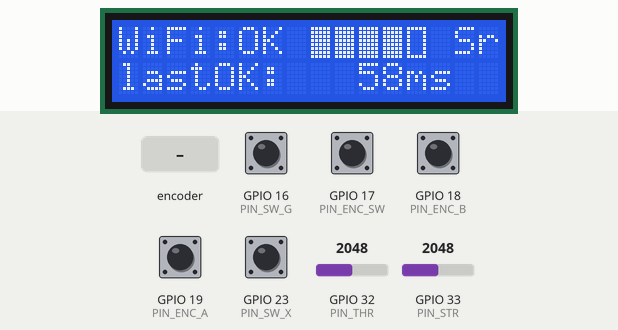
This sketch was run on a simulated ESP32. Parts: 16×2 character LCD. The inputs (shaded band) are chosen by the test bench; at power-on: GPIO 16 (PIN_SW_G), GPIO 17 (PIN_ENC_SW), GPIO 18 (PIN_ENC_B), GPIO 19 (PIN_ENC_A), GPIO 23 (PIN_SW_X) HIGH, GPIO 33 (PIN_STR) = 2048, GPIO 32 (PIN_THR) = 2048 (analog values on the 0–4095 scale). WiFi joins after 1.5 s; servers stay silent unless stated; uploads are accepted with an empty reply.

Above: at 2.5 s.
2.6 s: rotary encoder on GPIO 19 (PIN_ENC_A) / GPIO 18 (PIN_ENC_B) turned 3 steps (first pin leading)
At 4.8 s:
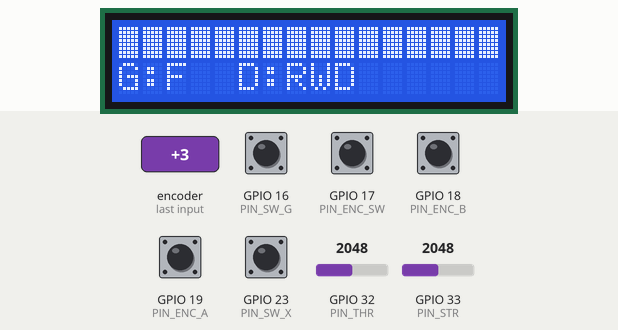
5.1 s: GPIO 16 (PIN_SW_G) pulled LOW for 1 s
7.9 s: GPIO 23 (PIN_SW_X) pulled LOW for 1 s
At 8.6 s:
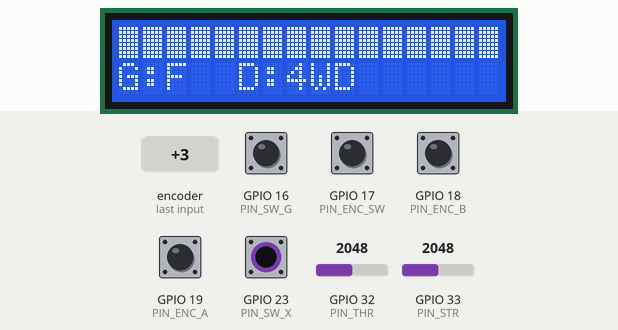
10.6 s: rotary encoder on GPIO 19 (PIN_ENC_A) / GPIO 18 (PIN_ENC_B) turned 1 step (first pin leading)
At 12.0 s:
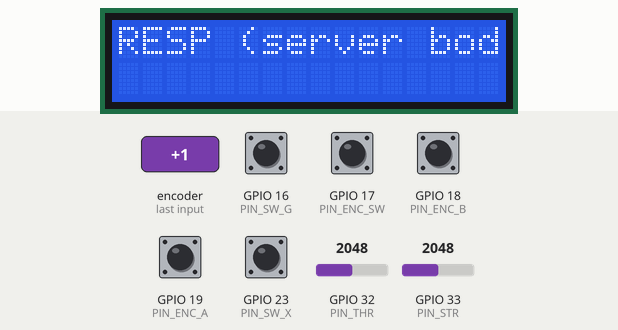
12.6 s: rotary encoder on GPIO 19 (PIN_ENC_A) / GPIO 18 (PIN_ENC_B) turned 3 steps (first pin leading)
At 14.5 s:
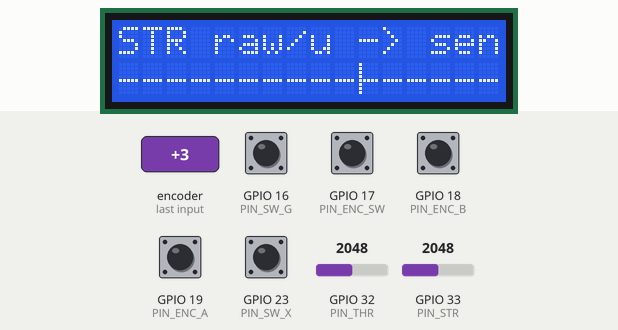
14.8 s: GPIO 33 (PIN_STR) set to 1960
At 15.9 s:
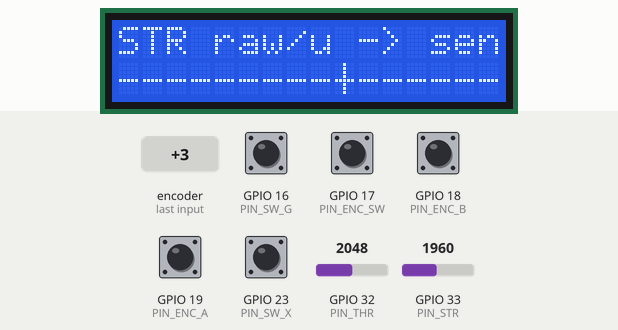
Timing chart, 0 to 17.7 s (numbered marks = the images above; inputs shaded):
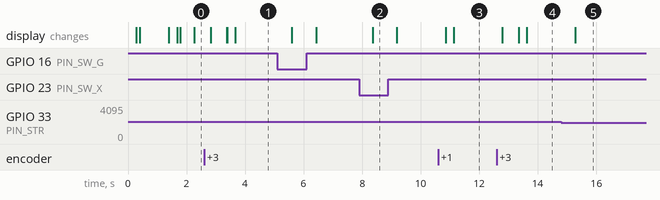

Measured:
- after the input at 2.6 s, the display: first changes after 0.23 s (image 1 shows a later state)
- after the input at 7.9 s, the display: changes after 0.46 s (image 2)
- after the input at 10.6 s, the display: first changes after 0.25 s (image 3 shows a later state)
- after the input at 12.6 s, the display: first changes after 0.19 s (image 4 shows a later state)
- after the input at 14.8 s, the display: changes after 0.48 s (image 5)

The sketch:

RC_CAR_HTTP_Controller_v01.ino
```cpp
#include <WiFi.h>
#include <HTTPClient.h>
#include <Wire.h>
#include <LiquidCrystal_I2C.h>

#include "settings.h"
#include "ui_common.h"
#include "page_wifi.h"
#include "page_thr.h"
#include "page_str.h"
#include "page_enc.h"
#include "page_resp.h"

// =========================
// LCD 実体（1回だけ定義）
// =========================
LiquidCrystal_I2C lcd(LCD_ADDR, LCD_COLS, LCD_ROWS);

// =========================
// Pages
// =========================
Page page = PAGE_WIFI;

// =========================
// UI mode: page switch / page scroll
// =========================
enum UiMode : uint8_t { UI_PAGE_SWITCH = 0, UI_PAGE_SCROLL = 1 };
UiMode uiMode = UI_PAGE_SWITCH;

// スクロール位置（主にRESP用：1=20文字=1行ぶん）
int scrollLine = 0;

// UI用のenc基準（差分計算用）
static long uiEncBase = 0;
static uint32_t uiLastMs = 0;

// ENC_SW（選択）
static uint8_t encSwPrev = HIGH;
static uint32_t encSwLastMs = 0;

// =========================
// Encoder ISR
// =========================
volatile long g_enc = 0;
volatile int  g_dir = 0;
volatile uint8_t g_prevAB = 0;
volatile uint32_t g_lastISR_us = 0;

long enc_zero = 0;

static const int8_t ENC_TABLE[16] = {
  0, -1, +1,  0,
  +1,  0,  0, -1,
  -1,  0,  0, +1,
  0, +1, -1,  0
};

void IRAM_ATTR encISR() {
  uint32_t now = micros();
  if (now - g_lastISR_us < ENC_DEBOUNCE_US) return;
  g_lastISR_us = now;

  uint8_t a = digitalRead(PIN_ENC_A) ? 1 : 0;
  uint8_t b = digitalRead(PIN_ENC_B) ? 1 : 0;
  uint8_t ab = (a << 1) | b;

  uint8_t idx = ((g_prevAB & 0x3) << 2) | (ab & 0x3);
  int8_t step = ENC_TABLE[idx];
  if (step != 0) {
    g_enc += step;
    g_dir = (step > 0) ? +1 : -1;
  }
  g_prevAB = ab;
}

// =========================
// WiFi/HTTP stats（page_wifiがextern参照）
// =========================
uint32_t seq = 0;
uint32_t okCount = 0;
uint32_t ngCount = 0;
int lastHttpCode = 0;
uint32_t lastRttMs = 0;
uint32_t lastOkMs = 0;

String lastResp = "";
uint32_t lastRespMs = 0;

uint32_t wifiLastTryMs = 0;
bool wifiBeginIssued = false;

// STR送信値の追跡（LCD表示用）
uint8_t lastSentStr = 128;
int16_t lastDeltaStr = 0;

// ---------- WiFi non-blocking ----------
static inline void wifiTick() {
  uint32_t now = millis();
  if (WiFi.status() == WL_CONNECTED) {
    wifiBeginIssued = false;
    return;
  }
  if (!wifiBeginIssued || (now - wifiLastTryMs >= WIFI_RETRY_MS)) {
    wifiLastTryMs = now;
    wifiBeginIssued = true;
    WiFi.mode(WIFI_STA);
    WiFi.setSleep(false);
    WiFi.begin(WIFI_SSID, WIFI_PASS);
  }
}

// ---------- HTTP ----------
static inline bool sendControlHTTP(uint8_t thr_u8, uint8_t rev, uint8_t str_u8, uint8_t drv, uint32_t seq_) {
  if (WiFi.status() != WL_CONNECTED) {
    lastHttpCode = -1;
    lastResp = "";
    return false;
  }

  HTTPClient http;
  String url = String(CAR_API)
             + "?thr=" + String((int)thr_u8)
             + "&rev=" + String((int)rev)
             + "&str=" + String((int)str_u8)
             + "&drv=" + String((int)drv)
             + "&seq=" + String(seq_);

  http.setTimeout(HTTP_TIMEOUT_MS);

  uint32_t t0 = millis();
  http.begin(url);
  int code = http.GET();

  String body = "";
  if (code > 0) {
    body = http.getString();
    if ((int)body.length() > 256) body = body.substring(0, 256); // RESPスクロールに少し余裕
  }

  uint32_t t1 = millis();
  http.end();

  lastHttpCode = code;
  lastRttMs = (t1 - t0);
  lastResp = body;
  lastRespMs = millis();

  if (code == 200) {
    okCount++;
    lastOkMs = millis();
    return true;
  } else {
    ngCount++;
    return false;
  }
}

void setup() {
  Serial.begin(115200);
  delay(150);

  analogReadResolution(12);
  pinMode(PIN_THR, INPUT);
  pinMode(PIN_STR, INPUT);

  pinMode(PIN_ENC_A, INPUT_PULLUP);
  pinMode(PIN_ENC_B, INPUT_PULLUP);
  pinMode(PIN_ENC_SW, INPUT_PULLUP);

  pinMode(PIN_SW_G, INPUT_PULLUP);
  pinMode(PIN_SW_L, INPUT_PULLUP);
  pinMode(PIN_SW_X, INPUT_PULLUP);

  // init prev AB
  uint8_t a = digitalRead(PIN_ENC_A) ? 1 : 0;
  uint8_t b = digitalRead(PIN_ENC_B) ? 1 : 0;
  g_prevAB = (a << 1) | b;

  attachInterrupt(digitalPinToInterrupt(PIN_ENC_A), encISR, CHANGE);
  attachInterrupt(digitalPinToInterrupt(PIN_ENC_B), encISR, CHANGE);

  Wire.begin(21, 22);

  lcd.init();
  lcd.backlight();
  uiInitChars(); // wifi chars + graph chars

  // WiFi begin (non-blocking)
  WiFi.mode(WIFI_STA);
  WiFi.setSleep(false);
  WiFi.begin(WIFI_SSID, WIFI_PASS);
  wifiBeginIssued = true;
  wifiLastTryMs = millis();

  // encoder center at boot
  delay(50);
  noInterrupts();
  enc_zero = g_enc;
  uiEncBase = g_enc;   // UI基準も合わせる
  interrupts();

  lcd.clear();
  lcdPrintFixed(0, 0, "RC HTTP CTRL v01   ");
  lcdPrintFixed(0, 1, "ROT:page  SW:select");
  lcdPrintFixed(0, 2, "SEL:scroll L:cancel");
  lcdPrintFixed(0, 3, "SEND=" + String(SEND_HZ_FAST) + " LCD=" + String(LCD_HZ));
  delay(900);
  lcd.clear();
}

void loop() {
  uint32_t now = millis();

  // --- Encoder snapshot（1回だけ）---
  long enc;
  int dir;
  noInterrupts();
  enc = g_enc;
  dir = g_dir;
  interrupts();

// --- ENC_SW：選択/解除（編集画面はページ側で消費する想定）---
uint8_t encSw = digitalRead(PIN_ENC_SW);
if (encSwPrev == HIGH && encSw == LOW && (now - encSwLastMs) > ENC_SW_DEBOUNCE_MS) {
  encSwLastMs = now;

  // ★ 編集画面でENC_SWを使う場合は true にして “ここで抜けない”
  // （今は編集未実装なので false 固定でOK）
  bool consumedByEditor = false;

  if (!consumedByEditor) {
    if (uiMode == UI_PAGE_SWITCH) {
      // 選択に入る（スクロール/詳細表示モード）
      uiMode = UI_PAGE_SCROLL;
      scrollLine = 0;
      uiEncBase = enc;
      lcd.clear();
    } else {
      // 選択から抜ける（ページ切替モードへ戻る）
      uiMode = UI_PAGE_SWITCH;
      scrollLine = 0;
      uiEncBase = enc;
      lcd.clear();
    }
  }
}
encSwPrev = encSw;


  // --- Rotary：ページ切替 or スクロール ---
  long diff = enc - uiEncBase;
  if (now - uiLastMs >= UI_DEBOUNCE_MS) {
    if (uiMode == UI_PAGE_SWITCH) {
      if (diff >= PAGE_STEP_COUNTS) {
        uiEncBase += PAGE_STEP_COUNTS;
        page = (Page)((page + 1) % PAGE_COUNT);
        scrollLine = 0;
        lcd.clear();
        uiLastMs = now;
      } else if (diff <= -PAGE_STEP_COUNTS) {
        uiEncBase -= PAGE_STEP_COUNTS;
        page = (Page)((page + PAGE_COUNT - 1) % PAGE_COUNT);
        scrollLine = 0;
        lcd.clear();
        uiLastMs = now;
      }
    } else {
      // UI_PAGE_SCROLL
      if (diff >= PAGE_STEP_COUNTS) {
        uiEncBase += PAGE_STEP_COUNTS;
        scrollLine++;
        uiLastMs = now;
      } else if (diff <= -PAGE_STEP_COUNTS) {
        uiEncBase -= PAGE_STEP_COUNTS;
        scrollLine--;
        uiLastMs = now;
      }

      int maxScroll = 0;
      if (page == PAGE_RESP) {
        maxScroll = respMaxScrollLine(lastResp);
      } else if (page == PAGE_WIFI && uiMode == UI_PAGE_SCROLL) {
        maxScroll = wifiMaxScrollLine();
      }
      scrollLine = clampi(scrollLine, 0, maxScroll);
    }
  }

  // --- WiFi tick (non-blocking) ---
  wifiTick();

  // --- Read VR ---
  int thr_raw = analogRead(PIN_THR);
  int str_raw = analogRead(PIN_STR);

  // raw -> u8（直結）
  uint8_t thr_u = mapRawToU8(thr_raw, THR_INVERT);
  uint8_t str_u = mapRawToU8(str_raw, STR_INVERT);

  // --- Switch meanings ---
  uint8_t rev = readRev_G();
  DriveMode drv = readDrive_LX();

  // ★送信値：THRもSTRも補正無し（raw->u8そのまま）
  uint8_t thr_send = thr_u;
  uint8_t str_send = str_u;

  // --- Send (HTTP) ---
  static uint32_t lastSend = 0;
  const uint32_t sendIntervalMs = 1000 / SEND_HZ_FAST;
  if (now - lastSend >= sendIntervalMs) {
    lastSend = now;
    seq++;

    lastDeltaStr = (int)str_send - (int)lastSentStr;
    lastSentStr = str_send;

    sendControlHTTP(thr_send, rev, str_send, (uint8_t)drv, seq);
  }

  // --- LCD update ---
  static uint32_t lastLcd = 0;
  const uint32_t lcdIntervalMs = 1000 / LCD_HZ;
  if (now - lastLcd < lcdIntervalMs) return;
  lastLcd = now;

  // render
  switch (page) {
    case PAGE_WIFI:
      renderWifiPage(rev, drv, scrollLine, (uiMode == UI_PAGE_SCROLL));
      break;

    case PAGE_THR:
      // THR画面は送信値をグラフ表示（thr_send）
      renderThrPage(thr_raw, thr_u, thr_send, rev, drv);
      break;

    case PAGE_STR:
      renderStrPage(str_raw, str_u, rev, drv, lastSentStr, lastDeltaStr, lastHttpCode);
      break;

    case PAGE_ENC:
      renderEncPage(rev, drv, thr_send, str_send);
      break;

    default:
      renderRespPage(lastHttpCode, lastResp, scrollLine); // ★スクロール対応RESP
      break;
  }
}
```

page_enc.h
```cpp
#pragma once
#include <Arduino.h>
#include <WiFi.h>
#include "ui_common.h"

// =====================================================
// PAGE_ENC を「操作中モニタ画面」に変更
//
// row0: WiFi感度グラフ（20セル横一列）
// row1: Steering グラフ（20セルカーソル）
// row2: Throttle  グラフ（20セルカーソル）
// row3: Gear / Drive 表示
// =====================================================

// RSSI を 0..20 セルにマップ（接続なしは 0）
static inline int wifiLevel20() {
  if (WiFi.status() != WL_CONNECTED) return 0;
  int rssi = WiFi.RSSI(); // dBm
  // おおざっぱな実用域：-90(弱) .. -50(強)
  // -90以下→0、-50以上→20
  int lv = (rssi + 90) * 20 / 40; // (rssi - (-90)) / 40 * 20
  return clampi(lv, 0, 20);
}

// row に WiFiバー（20セル）描画：char1=ベタ char0=枠 を使用
static inline void drawWifiBar20(int row) {
  int lv = wifiLevel20();
  lcd.setCursor(0, row);
  for (int i = 0; i < 20; i++) {
    lcd.write((uint8_t)((i < lv) ? 1 : 0));
  }
}

// モニタ画面（旧 renderEncPage の置き換え）
// thr_send / str_send は「送信値」（0..255）を入れる想定
static inline void renderEncPage(uint8_t rev, DriveMode drv, uint8_t thr_send, uint8_t str_send) {
  // --- row0: WiFi bar ---
  drawWifiBar20(0);

  // --- row1: Steering ---
  drawCursor20_u8(1, str_send);

  // --- row2: Throttle ---
  drawCursor20_u8(2, thr_send);

  // --- row3: Gear / Drive ---
  const char* g = (rev != 0) ? "R" : "F";
  const char* d = (drv == DRV_4WD) ? "4WD" : "RWD";

  // 20桁内に収める（例： "G:F  D:RWD        "）
  char r3[21];
  snprintf(r3, sizeof(r3), "G:%s  D:%s", g, d);
  lcdPrintFixed(0, 3, String(r3));
}
```

page_resp.h
```cpp
#pragma once
#include <Arduino.h>
#include "ui_common.h"

// scrollLine: 0,1,2...（1ステップ=20文字=1行ぶん進む）
static inline int respMaxScrollLine(const String& s) {
  int len = (int)s.length();
  if (len <= 40) return 0;                 // 2行(40文字)に収まるならスクロール不要
  int maxLine = (len - 1) / 20;            // 20文字単位の最終行
  // 2行表示なので、開始行が maxLine まで行けると下段が欠けるが、それでもOK（空欄になる）
  return maxLine;
}

static inline void renderRespPage(int lastHttpCode, const String& lastResp, int scrollLine) {
  lcdPrintFixed(0, 0, "RESP (server body) ");

  String s = lastResp;
  s.replace("\r", " ");
  s.replace("\n", " ");
  int len = (int)s.length();

  char r1[21];
  snprintf(r1, sizeof(r1), "C:%d len:%3d L:%2d", lastHttpCode, len, scrollLine);
  lcdPrintFixed(0, 1, String(r1));

  // 2行(40文字)のウィンドウを 20文字単位でスクロール
  int start = scrollLine * 20;
  if (start < 0) start = 0;
  if (start > len) start = len;

  String l2 = (len > start) ? s.substring(start, min(start + 20, len)) : String("");
  String l3 = (len > start + 20) ? s.substring(start + 20, min(start + 40, len)) : String("");

  lcdPrintFixed(0, 2, l2);
  lcdPrintFixed(0, 3, l3);
}
```

page_str.h
```cpp
#pragma once
#include <Arduino.h>
#include "ui_common.h"

// STR: row3 をグラフに（THRと同じ20セルカーソル）
// row2 に send / dlt / http code をまとめて表示
static inline void renderStrPage(int str_raw, uint8_t str_u, uint8_t rev, DriveMode drv,
                                 uint8_t lastSentStr, int16_t lastDeltaStr, int lastHttpCode) {
  lcdPrintFixed(0, 0, "STR raw/u -> send   ");

  char r1[21];
  // raw/u と G/D を軽く表示
  const char* g = rev ? "R" : "F";
  const char* d = (drv == DRV_4WD) ? "4" : (drv == DRV_FWD) ? "F" : "R";
  snprintf(r1, sizeof(r1), "raw:%4d u:%3u G:%sD:%s", str_raw, (unsigned)str_u, g, d);
  lcdPrintFixed(0, 1, String(r1));

  char r2[21];
  // 20桁に収まる形： s:### d:+#### C:###
  snprintf(r2, sizeof(r2), "s:%3u d:%+04d C:%3d",
           (unsigned)lastSentStr, (int)lastDeltaStr, (int)lastHttpCode);
  lcdPrintFixed(0, 2, String(r2));

  // ★グラフ（THRと同じ）
  drawCursor20_u8(3, lastSentStr);   // 0..255 をそのまま 20セルにマッピング
}
```

page_thr.h
```cpp
#pragma once
#include <Arduino.h>
#include "ui_common.h"

static inline void renderThrPage(int thr_raw, uint8_t thr_u, uint8_t speed, uint8_t rev, DriveMode drv) {
  lcdPrintFixed(0, 0, "THR raw/u -> speed ");
  char r1[21];
  snprintf(r1, sizeof(r1), "raw:%4d u:%3u", thr_raw, (unsigned)thr_u);
  lcdPrintFixed(0, 1, String(r1));

  const char* g = rev ? "REV" : "FWD";
  const char* d = (drv == DRV_4WD) ? "4WD" : (drv == DRV_FWD) ? "FWD" : "RWD";

  char r2[21];
  snprintf(r2, sizeof(r2), "G:%s D:%s sp:%3u", g, d, (unsigned)speed);
  lcdPrintFixed(0, 2, String(r2));

  drawCursor20_u8(3, speed);
}
```

page_wifi.h
```cpp
#pragma once
#include <Arduino.h>
#include <WiFi.h>
#include "ui_common.h"

// stats（.ino側のグローバルを参照）
extern uint32_t lastOkMs;
extern uint32_t lastRttMs;
extern int lastHttpCode;
extern uint32_t okCount;
extern uint32_t ngCount;

// ===== 選択時のページ数（view 0..WIFI_MAX_SCROLL）=====
// 1ページに表示できるのは row1..row3 の3項目（ただし view0 は row1 をバーに使うので2項目）
constexpr int WIFI_MAX_SCROLL = 4; // 0..4（必要なら増やす）
static inline int wifiMaxScrollLine() { return WIFI_MAX_SCROLL; }

static inline const char* wlStatusShort(wl_status_t st) {
  if (st == WL_CONNECTED) return "OK";
  if (st == WL_NO_SSID_AVAIL) return "NOAP";
  if (st == WL_CONNECT_FAILED) return "FAIL";
  if (st == WL_DISCONNECTED) return "DISC";
  return "BUSY";
}

static inline String srvShortStr() {
  uint32_t t = millis();
  if (t - lastOkMs < 500)  return "OK";
  if (t - lastOkMs < 2000) return "..";
  return "NG";
}

// RSSI(-95..-50くらい想定) -> 20列バー（■/□）
// 0=枠,1=ベタ を使う（uiInitCharsで作ってる前提）
static inline void drawRssiBar20(int row, int rssi) {
  int v = clampi(rssi, -95, -50);
  int filled = (v + 95) * 20 / 45; // 0..20
  filled = clampi(filled, 0, 20);

  lcd.setCursor(0, row);
  for (int i = 0; i < 20; i++) {
    lcd.write((uint8_t)((i < filled) ? 1 : 0));
  }
}

// 5バー（未選択用）
static inline void drawRssiBar5(int col, int row, int level) {
  lcd.setCursor(col, row);
  for (int i = 0; i < 5; i++) lcd.write((uint8_t)((i < level) ? 1 : 0));
}

// 1行1項目を作る（20桁に収める：長いものは切る）
static inline String itemLine(const String& key, const String& val) {
  String s = key + ":" + val;
  if ((int)s.length() > 20) s = s.substring(0, 20);
  return s;
}

// scrollLine によって表示内容を切り替える
// selected=false: リアルタイム項目のみ（バーは5キャラ）
// selected=true : 全情報を1行1項目で順次表示（スクロールあり）
//   view0 の row1 は 20列バー（要求通り）。以降は row1..row3 を本文に使う。
static inline void renderWifiPage(uint8_t rev, DriveMode drv, int scrollLine, bool selected) {

  wl_status_t st = (wl_status_t)WiFi.status();
  const char* stStr = wlStatusShort(st);
  String srv = srvShortStr();

  int rssi = (WiFi.status() == WL_CONNECTED) ? WiFi.RSSI() : -999;
  int bars5 = wifiBarsLevel();

  // ============
  // 未選択：リアルタイムだけ（5キャラバー）
  // ============
  if (!selected) {
    // row0: WiFi状態 + 5バー + Srv状態（OKを省略しないで明示）
    // 例: "WiFi:OK  ### Srv:OK"
    lcd.setCursor(0, 0);
    lcd.print("WiFi:");
    lcd.print(stStr);
    lcd.print(" ");
    drawRssiBar5(8, 0, bars5); // col8 から 5バー
    lcd.setCursor(14, 0);
    lcd.print("Srv:");
    lcd.print(srv);

    // row1: RSSI数値 + RTT
    char r1[21];
    snprintf(r1, sizeof(r1), "RSSI:%4d RTT:%03lu", rssi, (unsigned long)lastRttMs);
    lcdPrintFixed(0, 1, String(r1));

    // row2: HTTP code + ok/ng
    char r2[21];
    snprintf(r2, sizeof(r2), "C:%d ok:%lu ng:%lu",
             lastHttpCode, (unsigned long)okCount, (unsigned long)ngCount);
    lcdPrintFixed(0, 2, String(r2));

    // row3: 最終OKからの経過
    char r3[21];
    snprintf(r3, sizeof(r3), "lastOK:%5lums", (unsigned long)(millis() - lastOkMs));
    lcdPrintFixed(0, 3, String(r3));
    return;
  }

  // ============
  // 選択：全情報（1行1項目、入り切らなければページ増）
  // ============
  scrollLine = clampi(scrollLine, 0, WIFI_MAX_SCROLL);

  // row0: ページヘッダ
  {
    char h0[21];
    snprintf(h0, sizeof(h0), "WIFI INFO %d/%d", scrollLine, WIFI_MAX_SCROLL);
    lcdPrintFixed(0, 0, String(h0));
  }

  // ここから「項目」を並べる
  // view0 は row1=20列バーなので、row2,row3 に2項目
  // view1.. は row1..row3 に3項目
  if (scrollLine == 0) {
    // row1: 20列RSSIバー
    drawRssiBar20(1, rssi);

    // row2,row3: 項目
    lcdPrintFixed(0, 2, itemLine("WiFi", String(stStr)));
    lcdPrintFixed(0, 3, itemLine("Srv",  srv));
    return;
  }

  // 共通で使う値
  String ip   = (WiFi.status() == WL_CONNECTED) ? WiFi.localIP().toString()     : String("0.0.0.0");
  String gw   = (WiFi.status() == WL_CONNECTED) ? WiFi.gatewayIP().toString()   : String("0.0.0.0");
  String sn   = (WiFi.status() == WL_CONNECTED) ? WiFi.subnetMask().toString()  : String("0.0.0.0");
  String ssid = (WiFi.status() == WL_CONNECTED) ? WiFi.SSID()                   : String("-");
  String bssid= (WiFi.status() == WL_CONNECTED) ? WiFi.BSSIDstr()               : String("-");
  String mac  = WiFi.macAddress();

  // dnsIP が無い環境なら、ここだけコメントアウトしてOK（その場合は DNS を別項目に差し替え推奨）
  IPAddress dns1 = WiFi.dnsIP(0);
  IPAddress dns2 = WiFi.dnsIP(1);

  // viewごとに3項目ずつ
  // view1: IP系
  if (scrollLine == 1) {
    lcdPrintFixed(0, 1, itemLine("IP",   ip));
    lcdPrintFixed(0, 2, itemLine("GW",   gw));
    lcdPrintFixed(0, 3, itemLine("SN",   sn));
    return;
  }

  // view2: 無線リンク系
  if (scrollLine == 2) {
    lcdPrintFixed(0, 1, itemLine("RSSI", String(rssi)));
    lcdPrintFixed(0, 2, itemLine("Bars", String(bars5))); // 数値だけ（バーはview0のみ要求）
    lcdPrintFixed(0, 3, itemLine("RTTms", String((unsigned long)lastRttMs)));
    return;
  }

  // view3: ID系
  if (scrollLine == 3) {
    lcdPrintFixed(0, 1, itemLine("SSID", ssid));
    // BSSIDは長いので分割（先頭のみ）
    lcdPrintFixed(0, 2, itemLine("BSSID", bssid));
    lcdPrintFixed(0, 3, itemLine("MAC",  mac));
    return;
  }

  // view4: DNS/HTTP統計
  {
    // DNSは2行使うので、HTTPはコードだけにする（ページ増やしたいなら WIFI_MAX_SCROLL を増やして分割）
    lcdPrintFixed(0, 1, itemLine("DNS1", dns1.toString()));
    lcdPrintFixed(0, 2, itemLine("DNS2", dns2.toString()));
    lcdPrintFixed(0, 3, itemLine("HTTP", String("C=") + String(lastHttpCode)));
    return;
  }
}
```

Source omitted: ui_common.h (3235 bytes), settings.h (1806 bytes)
